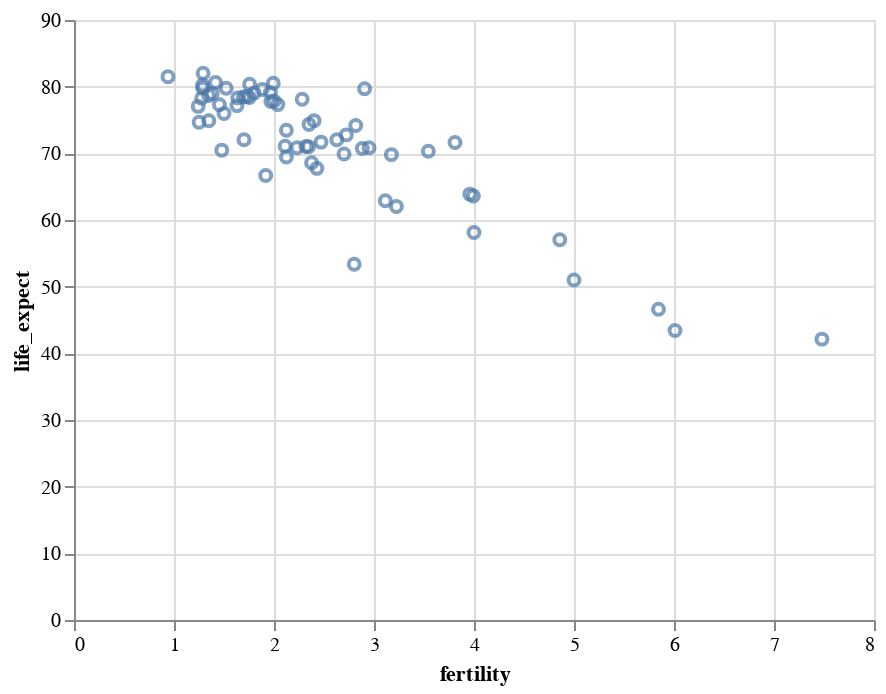

Here is the notebook cell this chart was saved with:
### Markdown cell above
_¿Qué le pasa a la gráfica anterior si intercambiamos los tipos de campo `O` y `Q`?_

Si en su lugar añadimos el campo `life_expect` como una variable cuantitativa (`Q`), el resultado es un gráfico de dispersión con escalas lineales para ambos ejes:

### Code cell
alt.Chart(data2000).mark_point().encode(
    alt.X('fertility:Q'),
    alt.Y('life_expect:Q')
)

### Figure 1 — Vega-Lite specification as saved in the notebook (floating-point values rounded to 4 significant figures)
{"$schema": "https://vega.github.io/schema/vega-lite/v3.4.0.json", "config": {"mark": {"tooltip": null}, "view": {"height": 300, "width": 400}}, "data": {"name": "data-fdeb0b749a6385830bd1445d39ad6ea0"}, "datasets": {"data-fdeb0b749a6385830bd1445d39ad6ea0": [{"cluster": 0, "country": "Afghanistan", "fertility": 7.479, "life_expect": 42.13, "pop": 23898198, "year": 2000}, {"cluster": 3, "country": "Argentina", "fertility": 2.35, "life_expect": 74.34, "pop": 37497728, "year": 2000}, {"cluster": 3, "country": "Aruba", "fertility": 2.124, "life_expect": 73.45, "pop": 69539, "year": 2000}, {"cluster": 4, "country": "Australia", "fertility": 1.756, "life_expect": 80.37, "pop": 19164620, "year": 2000}, {"cluster": 1, "country": "Austria", "fertility": 1.382, "life_expect": 78.98, "pop": 8113413, "year": 2000}, {"cluster": 3, "country": "Bahamas", "fertility": 2.111, "life_expect": 71.07, "pop": 290075, "year": 2000}, {"cluster": 0, "country": "Bangladesh", "fertility": 3.224, "life_expect": 62.01, "pop": 130406594, "year": 2000}, {"cluster": 3, "country": "Barbados", "fertility": 1.5, "life_expect": 75.97, "pop": 273483, "year": 2000}, {"cluster": 1, "country": "Belgium", "fertility": 1.638, "life_expect": 78.32, "pop": 10263618, "year": 2000}, {"cluster": 3, "country": "Bolivia", "fertility": 3.958, "life_expect": 63.88, "pop": 8152620, "year": 2000}, {"cluster": 3, "country": "Brazil", "fertility": 2.345, "life_expect": 71.01, "pop": 175552771, "year": 2000}, {"cluster": 3, "country": "Canada", "fertility": 1.522, "life_expect": 79.77, "pop": 31278097, "year": 2000}, {"cluster": 3, "country": "Chile", "fertility": 2, "life_expect": 77.86, "pop": 15153450, "year": 2000}, {"cluster": 4, "country": "China", "fertility": 1.7, "life_expect": 72.03, "pop": 1262645000, "year": 2000}, {"cluster": 3, "country": "Colombia", "fertility": 2.47, "life_expect": 71.68, "pop": 39685655, "year": 2000}, {"cluster": 3, "country": "Costa Rica", "fertility": 2.281, "life_expect": 78.12, "pop": 3710558, "year": 2000}, {"cluster": 1, "country": "Croatia", "fertility": 1.348, "life_expect": 74.88, "pop": 4410830, "year": 2000}, {"cluster": 3, "country": "Cuba", "fertility": 1.63, "life_expect": 77.16, "pop": 11134273, "year": 2000}, {"cluster": 3, "country": "Dominican Republic", "fertility": 2.95, "life_expect": 70.85, "pop": 8385828, "year": 2000}, {"cluster": 3, "country": "Ecuador", "fertility": 2.817, "life_expect": 74.17, "pop": 12505204, "year": 2000}, {"cluster": 5, "country": "Egypt", "fertility": 3.174, "life_expect": 69.81, "pop": 70492342, "year": 2000}, {"cluster": 3, "country": "El Salvador", "fertility": 2.883, "life_expect": 70.73, "pop": 6122515, "year": 2000}, {"cluster": 1, "country": "Finland", "fertility": 1.754, "life_expect": 78.37, "pop": 5168595, "year": 2000}, {"cluster": 1, "country": "France", "fertility": 1.883, "life_expect": 79.59, "pop": 59381628, "year": 2000}, {"cluster": 1, "country": "Georgia", "fertility": 1.478, "life_expect": 70.48, "pop": 4777209, "year": 2000}, {"cluster": 1, "country": "Germany", "fertility": 1.346, "life_expect": 78.67, "pop": 82187909, "year": 2000}, {"cluster": 1, "country": "Greece", "fertility": 1.277, "life_expect": 78.26, "pop": 10559110, "year": 2000}, {"cluster": 3, "country": "Grenada", "fertility": 2.429, "life_expect": 67.75, "pop": 89312, "year": 2000}, {"cluster": 3, "country": "Haiti", "fertility": 4, "life_expect": 58.14, "pop": 7306302, "year": 2000}, {"cluster": 4, "country": "Hong Kong", "fertility": 0.94, "life_expect": 81.5, "pop": 6658720, "year": 2000}, {"cluster": 1, "country": "Iceland", "fertility": 1.993, "life_expect": 80.5, "pop": 281043, "year": 2000}, {"cluster": 0, "country": "India", "fertility": 3.113, "life_expect": 62.88, "pop": 1007702000, "year": 2000}, {"cluster": 4, "country": "Indonesia", "fertility": 2.376, "life_expect": 68.59, "pop": 206265000, "year": 2000}, {"cluster": 5, "country": "Iran", "fertility": 2.124, "life_expect": 69.45, "pop": 65660289, "year": 2000}, {"cluster": 5, "country": "Iraq", "fertility": 4.858, "life_expect": 57.05, "pop": 22675617, "year": 2000}, {"cluster": 1, "country": "Ireland", "fertility": 1.969, "life_expect": 77.78, "pop": 3791690, "year": 2000}, {"cluster": 5, "country": "Israel", "fertility": 2.906, "life_expect": 79.7, "pop": 5842454, "year": 2000}, {"cluster": 1, "country": "Italy", "fertility": 1.286, "life_expect": 80.24, "pop": 57719337, "year": 2000}, {"cluster": 3, "country": "Jamaica", "fertility": 2.628, "life_expect": 72.05, "pop": 2615467, "year": 2000}, {"cluster": 4, "country": "Japan", "fertility": 1.291, "life_expect": 82, "pop": 126699784, "year": 2000}, {"cluster": 2, "country": "Kenya", "fertility": 5, "life_expect": 50.99, "pop": 29985839, "year": 2000}, {"cluster": 4, "country": "South Korea", "fertility": 1.917, "life_expect": 66.66, "pop": 21647682, "year": 2000}, {"cluster": 4, "country": "North Korea", "fertility": 1.242, "life_expect": 77.05, "pop": 47351083, "year": 2000}, {"cluster": 5, "country": "Lebanon", "fertility": 2.319, "life_expect": 71.03, "pop": 3578036, "year": 2000}, {"cluster": 3, "country": "Mexico", "fertility": 2.401, "life_expect": 74.9, "pop": 99926620, "year": 2000}, {"cluster": 1, "country": "Netherlands", "fertility": 1.726, "life_expect": 78.53, "pop": 15907853, "year": 2000}, {"cluster": 4, "country": "New Zealand", "fertility": 1.964, "life_expect": 79.11, "pop": 3819762, "year": 2000}, {"cluster": 2, "country": "Nigeria", "fertility": 5.845, "life_expect": 46.61, "pop": 114306700, "year": 2000}, {"cluster": 1, "country": "Norway", "fertility": 1.801, "life_expect": 79.05, "pop": 4492400, "year": 2000}, {"cluster": 0, "country": "Pakistan", "fertility": 3.994, "life_expect": 63.61, "pop": 146342958, "year": 2000}, {"cluster": 3, "country": "Peru", "fertility": 2.7, "life_expect": 69.91, "pop": 25979722, "year": 2000}, {"cluster": 4, "country": "Philippines", "fertility": 3.544, "life_expect": 70.3, "pop": 79739825, "year": 2000}, {"cluster": 1, "country": "Poland", "fertility": 1.251, "life_expect": 74.67, "pop": 38654164, "year": 2000}, {"cluster": 1, "country": "Portugal", "fertility": 1.454, "life_expect": 77.29, "pop": 10335597, "year": 2000}, {"cluster": 2, "country": "Rwanda", "fertility": 6.01, "life_expect": 43.41, "pop": 7507056, "year": 2000}, {"cluster": 5, "country": "Saudi Arabia", "fertility": 3.81, "life_expect": 71.63, "pop": 23153090, "year": 2000}, {"cluster": 2, "country": "South Africa", "fertility": 2.802, "life_expect": 53.37, "pop": 44066197, "year": 2000}, {"cluster": 1, "country": "Spain", "fertility": 1.287, "life_expect": 79.78, "pop": 40016081, "year": 2000}, {"cluster": 1, "country": "Switzerland", "fertility": 1.415, "life_expect": 80.62, "pop": 7266920, "year": 2000}, {"cluster": 1, "country": "Turkey", "fertility": 2.23, "life_expect": 70.84, "pop": 65666677, "year": 2000}, {"cluster": 1, "country": "United Kingdom", "fertility": 1.695, "life_expect": 78.47, "pop": 59522468, "year": 2000}, {"cluster": 3, "country": "United States", "fertility": 2.038, "life_expect": 77.31, "pop": 282338631, "year": 2000}, {"cluster": 3, "country": "Venezuela", "fertility": 2.723, "life_expect": 72.77, "pop": 23542649, "year": 2000}]}, "encoding": {"x": {"field": "fertility", "type": "quantitative"}, "y": {"field": "life_expect", "type": "quantitative"}}, "mark": "point"}
